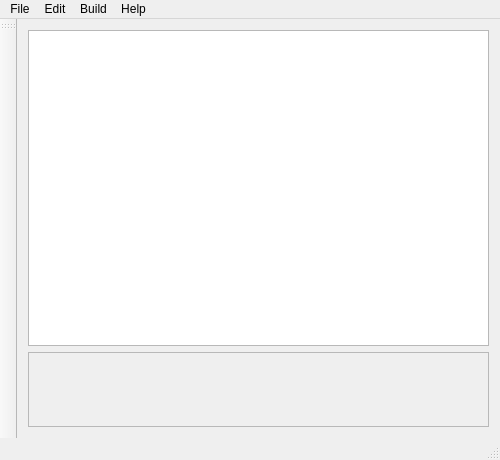
<?xml version="1.0" encoding="UTF-8"?>
<ui version="4.0">
 <class>MainWindow</class>
 <widget class="QMainWindow" name="MainWindow">
  <property name="enabled">
   <bool>true</bool>
  </property>
  <property name="geometry">
   <rect>
    <x>0</x>
    <y>0</y>
    <width>500</width>
    <height>460</height>
   </rect>
  </property>
  <property name="minimumSize">
   <size>
    <width>500</width>
    <height>460</height>
   </size>
  </property>
  <property name="windowTitle">
   <string>MainWindow</string>
  </property>
  <property name="animated">
   <bool>true</bool>
  </property>
  <widget class="QWidget" name="centralWidget">
   <property name="enabled">
    <bool>true</bool>
   </property>
   <property name="autoFillBackground">
    <bool>true</bool>
   </property>
   <layout class="QVBoxLayout" name="verticalLayout">
    <item>
     <widget class="QTextEdit" name="textEdit">
      <property name="sizePolicy">
       <sizepolicy hsizetype="Expanding" vsizetype="Expanding">
        <horstretch>0</horstretch>
        <verstretch>0</verstretch>
       </sizepolicy>
      </property>
     </widget>
    </item>
    <item>
     <widget class="QLabel" name="Console">
      <property name="enabled">
       <bool>true</bool>
      </property>
      <property name="sizePolicy">
       <sizepolicy hsizetype="Expanding" vsizetype="Expanding">
        <horstretch>0</horstretch>
        <verstretch>0</verstretch>
       </sizepolicy>
      </property>
      <property name="minimumSize">
       <size>
        <width>0</width>
        <height>0</height>
       </size>
      </property>
      <property name="maximumSize">
       <size>
        <width>16777215</width>
        <height>75</height>
       </size>
      </property>
      <property name="autoFillBackground">
       <bool>true</bool>
      </property>
      <property name="frameShape">
       <enum>QFrame::StyledPanel</enum>
      </property>
      <property name="text">
       <string/>
      </property>
      <property name="alignment">
       <set>Qt::AlignLeading|Qt::AlignLeft|Qt::AlignTop</set>
      </property>
      <property name="wordWrap">
       <bool>true</bool>
      </property>
     </widget>
    </item>
   </layout>
  </widget>
  <widget class="QMenuBar" name="menuBar">
   <property name="geometry">
    <rect>
     <x>0</x>
     <y>0</y>
     <width>500</width>
     <height>22</height>
    </rect>
   </property>
   <widget class="QMenu" name="menuFile">
    <property name="title">
     <string>File</string>
    </property>
    <addaction name="actionNew"/>
    <addaction name="actionOpen"/>
    <addaction name="actionSave"/>
    <addaction name="actionSave_As"/>
    <addaction name="actionExit"/>
   </widget>
   <widget class="QMenu" name="menuEdit">
    <property name="title">
     <string>Edit</string>
    </property>
    <addaction name="actionUndo"/>
    <addaction name="actionRedo"/>
    <addaction name="actionCut"/>
    <addaction name="actionCopy"/>
    <addaction name="actionPaste"/>
   </widget>
   <widget class="QMenu" name="menuHelp">
    <property name="title">
     <string>Help</string>
    </property>
    <addaction name="actionDocumentation"/>
   </widget>
   <widget class="QMenu" name="menuBuild">
    <property name="title">
     <string>Build</string>
    </property>
    <addaction name="actionCompile"/>
    <addaction name="actionRun"/>
   </widget>
   <addaction name="menuFile"/>
   <addaction name="menuEdit"/>
   <addaction name="menuBuild"/>
   <addaction name="menuHelp"/>
  </widget>
  <widget class="QToolBar" name="mainToolBar">
   <attribute name="toolBarArea">
    <enum>LeftToolBarArea</enum>
   </attribute>
   <attribute name="toolBarBreak">
    <bool>false</bool>
   </attribute>
  </widget>
  <widget class="QStatusBar" name="statusBar"/>
  <action name="actionNew">
   <property name="text">
    <string>New</string>
   </property>
  </action>
  <action name="actionOpen">
   <property name="text">
    <string>Open</string>
   </property>
  </action>
  <action name="actionSave">
   <property name="text">
    <string>Save</string>
   </property>
  </action>
  <action name="actionExit">
   <property name="text">
    <string>Exit</string>
   </property>
  </action>
  <action name="actionUndo">
   <property name="text">
    <string>Undo</string>
   </property>
  </action>
  <action name="actionRedo">
   <property name="text">
    <string>Redo</string>
   </property>
  </action>
  <action name="actionCut">
   <property name="text">
    <string>Cut</string>
   </property>
  </action>
  <action name="actionCopy">
   <property name="text">
    <string>Copy</string>
   </property>
  </action>
  <action name="actionPaste">
   <property name="text">
    <string>Paste</string>
   </property>
  </action>
  <action name="actionDocumentation">
   <property name="text">
    <string>Documentation</string>
   </property>
  </action>
  <action name="actionCompile">
   <property name="text">
    <string>Compile</string>
   </property>
  </action>
  <action name="actionRun">
   <property name="text">
    <string>Run</string>
   </property>
  </action>
  <action name="actionSave_As">
   <property name="text">
    <string>Save As</string>
   </property>
  </action>
 </widget>
 <layoutdefault spacing="6" margin="11"/>
 <resources/>
 <connections/>
</ui>
